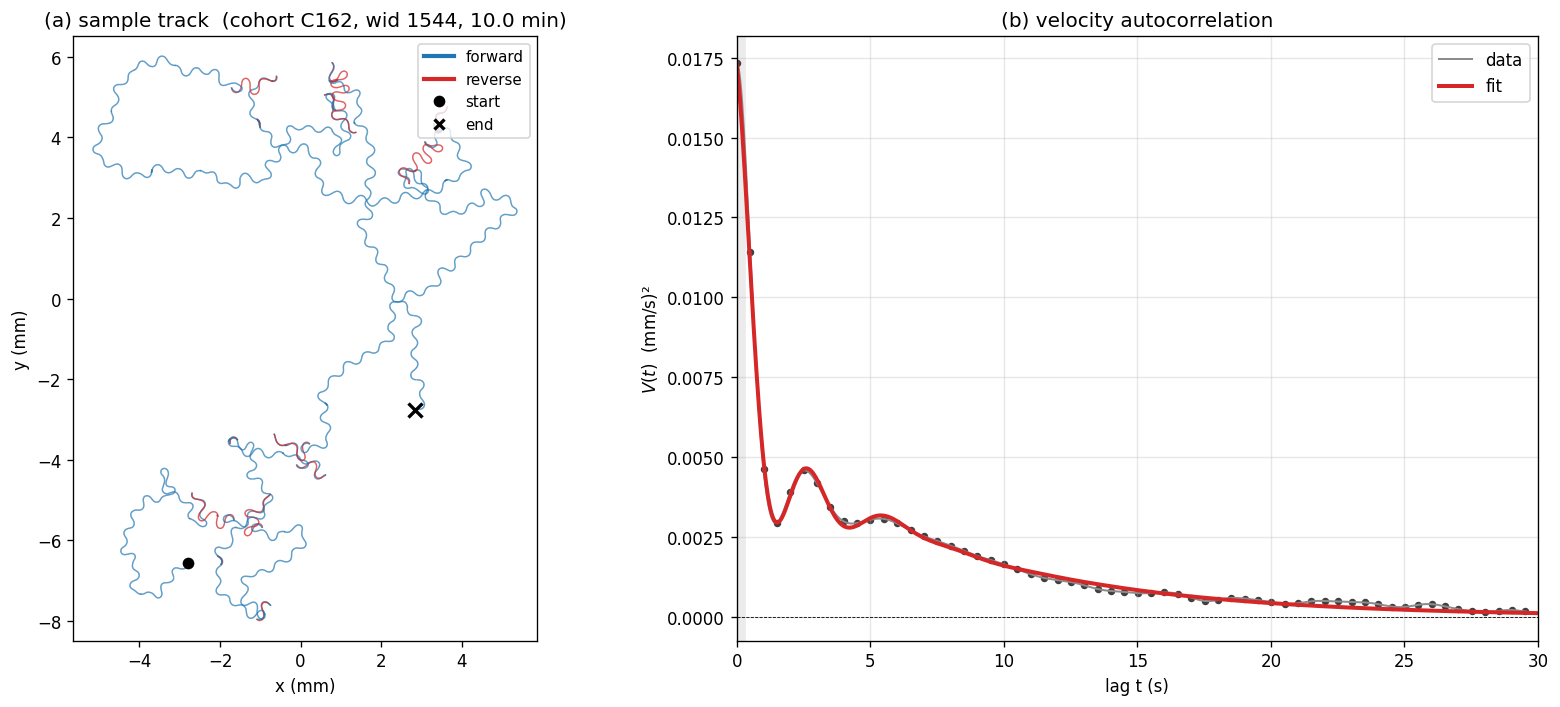

Python code for this plot:
"""Figure 2 — C. elegans locomotion.

(a) sample worm trajectory colored by forward (blue) / reverse (red) state.
    Picks the longest cached track in wt_cache.h5.

(b) cross-worm velocity autocorrelation V(t) = <v_x(0) v_x(t)>, fit with
    V(t) = A0·exp(-t/t0)
         + A1·exp(-t/t1)·cos(2π f1 t)
         + A2·exp(-t/t2)·cos(2π f2 t)
    The amplitudes are reparameterized so V(0) = <v_x²> by construction.
"""
from pathlib import Path
import h5py
import numpy as np
import matplotlib.pyplot as plt
from matplotlib.collections import LineCollection
from scipy.optimize import curve_fit

DATA = Path(__file__).resolve().parent / "data" / "wt_cache.h5"
OUT = Path(__file__).resolve().parent / "fig2_locomotion.png"

F, R = 2, 1                          # cached state codes
SEED = 0
MAX_LAG_S = 30.0
FIT_LO, FIT_HI = 0.3, 25.0           # skip filter-dominated initial drop


def autocorr_biased(x, max_lag):
    """Biased ACF via FFT, returned for lags 0..max_lag."""
    n = len(x)
    nfft = 1
    while nfft < 2 * n:
        nfft *= 2
    F_ = np.fft.rfft(x, n=nfft)
    ac = np.fft.irfft(np.abs(F_) ** 2, n=nfft)[:n]
    return (ac / (n - np.arange(n)))[:max_lag + 1]


def model(t, A_long, t_long, A1, t1, f1, A2, t2, f2):
    return (A_long * np.exp(-t / t_long)
            + A1 * np.exp(-t / t1) * np.cos(2 * np.pi * f1 * t)
            + A2 * np.exp(-t / t2) * np.cos(2 * np.pi * f2 * t))


def model_c0(C0):
    """Same model, with amplitudes reparameterized to sum to C0 at t=0."""
    def f(t, p_long, p1, t_long, t1, f1, t2, f2):
        p2 = 1.0 - p_long - p1
        return model(t,
                     p_long * C0, t_long,
                     p1 * C0, t1, f1,
                     p2 * C0, t2, f2)
    return f


def panel_a(ax):
    """Longest cached track, colored by F/R state."""
    with h5py.File(DATA, "r") as f:
        best = max(f.keys(), key=lambda k: int(f[k].attrs["n_frames"]))
        grp = f[best]
        x = grp["x"][:].astype(float)
        y = grp["y"][:].astype(float)
        state = grp["state"][:]
        cohort = grp.attrs["cohort"]
        wid = int(grp.attrs["wid"])
        n = len(x)
        dt = float(grp.attrs["dt"])

    x = x - x.mean()
    y = y - y.mean()
    pts = np.column_stack([x, y]).reshape(-1, 1, 2)
    segs = np.concatenate([pts[:-1], pts[1:]], axis=1)
    color_map = {F: "#1f77b4", R: "#d62728"}
    colors = [color_map[int(v)] for v in state[:-1]]
    ax.add_collection(LineCollection(segs, colors=colors, linewidths=0.8))
    ax.plot(x[0], y[0], "ko", ms=6, label="start")
    ax.plot(x[-1], y[-1], "kx", ms=8, mew=2, label="end")
    pad = 0.5
    ax.set_xlim(x.min() - pad, x.max() + pad)
    ax.set_ylim(y.min() - pad, y.max() + pad)
    ax.set_aspect("equal")
    ax.set_xlabel("x (mm)")
    ax.set_ylabel("y (mm)")
    handles = [plt.Line2D([], [], color="#1f77b4", lw=2.5, label="forward"),
               plt.Line2D([], [], color="#d62728", lw=2.5, label="reverse"),
               plt.Line2D([], [], marker="o", color="k", lw=0, label="start"),
               plt.Line2D([], [], marker="x", color="k", lw=0, mew=2, label="end")]
    ax.legend(handles=handles, fontsize=9, loc="best")
    ax.set_title(f"(a) sample track  (cohort {cohort}, wid {wid}, "
                 f"{n*dt/60:.1f} min)")


def panel_b(ax):
    """Velocity ACF fit with exp + 2 damped cosines."""
    rng = np.random.default_rng(SEED)
    with h5py.File(DATA, "r") as f:
        keys = sorted(f.keys())
        dt = float(np.median([f[k].attrs["dt"] for k in keys]))
        max_lag = int(round(MAX_LAG_S / dt))
        ac_sum = np.zeros(max_lag + 1)
        ac_n = 0
        for k in keys:
            grp = f[k]
            v_signed = grp["v"][:].astype(np.float64)
            theta = grp["theta"][:].astype(np.float64)
            if len(v_signed) < max_lag + 1:
                continue
            vx = v_signed * np.cos(theta)
            vy = v_signed * np.sin(theta)
            alpha = float(rng.uniform(0, 2 * np.pi))
            v_proj = vx * np.cos(alpha) + vy * np.sin(alpha)
            ac_sum += autocorr_biased(v_proj, max_lag)
            ac_n += 1

    ac = ac_sum / ac_n
    lags = np.arange(max_lag + 1) * dt
    C0 = float(ac[0])
    print(f"V(0) = ⟨v_x²⟩ = {C0:.5f}  (mm/s)²  averaged over {ac_n} worms")

    fit_mask = (lags >= FIT_LO) & (lags <= FIT_HI)
    p, _ = curve_fit(model_c0(C0), lags[fit_mask], ac[fit_mask],
                     p0=[0.3, 0.4, 8.0, 1.5, 0.5, 4.0, 0.2],
                     bounds=([0.0, 0.0, 1.0, 0.1, 0.25, 0.1, 0.05],
                             [1.0, 1.0, 100.0, 10.0, 2.0, 30.0, 0.49]),
                     maxfev=80000)
    p_long, p1, t_long, t1, f1, t2, f2 = p
    p2 = 1.0 - p_long - p1
    A_long, A1, A2 = p_long * C0, p1 * C0, p2 * C0
    print(f"  exp + 2 damped osc:")
    print(f"    A_long={A_long:.5f}  t_long={t_long:.2f} s")
    print(f"    A1={A1:.5f}  t1={t1:.2f} s  f1={f1:.3f} Hz")
    print(f"    A2={A2:.5f}  t2={t2:.2f} s  f2={f2:.3f} Hz")

    ax.plot(lags, ac, color="0.55", lw=1.2, label="data")
    ax.scatter(lags[::15], ac[::15], s=12, color="0.25")
    ax.plot(lags, model(lags, A_long, t_long, A1, t1, f1, A2, t2, f2),
            color="#d62728", lw=2.4, label="fit")
    ax.axvspan(0, FIT_LO, color="0.92", zorder=0)
    ax.axhline(0, color="k", lw=0.5, ls="--")
    ax.set_xlabel("lag t (s)")
    ax.set_ylabel(r"$V(t)$  (mm/s)²")
    ax.set_xlim(0, MAX_LAG_S)
    ax.grid(True, alpha=0.3)
    ax.legend(fontsize=10, loc="upper right")
    ax.set_title("(b) velocity autocorrelation")


def main():
    fig, axes = plt.subplots(1, 2, figsize=(14, 6), dpi=120)
    panel_a(axes[0])
    panel_b(axes[1])
    fig.tight_layout()
    fig.savefig(OUT, bbox_inches="tight")
    print(f"saved {OUT}")


if __name__ == "__main__":
    main()
